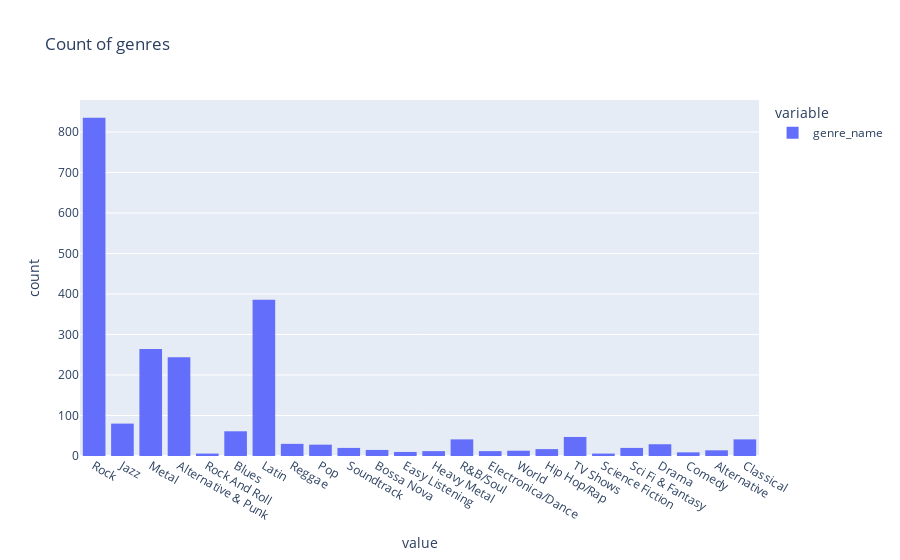

The notebook cell saved with this chart:
### Code cell
fig = px.histogram(df['genre_name'], title='Count of genres')
fig.show()

### Figure 1 — Plotly figure (JSON) as saved in the notebook; plotly's stock layout.template omitted (floating-point values rounded to 4 significant figures; data arrays with more than 128 entries replaced by an {"elided": "..."} marker saying what was removed)
{"data": [{"alignmentgroup": "True", "bingroup": "x", "hovertemplate": "variable=genre_name<br>value=%{x}<br>count=%{y}<extra></extra>", "legendgroup": "genre_name", "marker": {"color": "#636efa", "pattern": {"shape": ""}}, "name": "genre_name", "offsetgroup": "genre_name", "orientation": "v", "showlegend": true, "type": "histogram", "x": {"elided": "2240 str values"}, "xaxis": "x", "yaxis": "y"}], "layout": {"barmode": "relative", "legend": {"title": {"text": "variable"}, "tracegroupgap": 0}, "title": {"text": "Count of genres"}, "xaxis": {"anchor": "y", "domain": [0, 1], "title": {"text": "value"}}, "yaxis": {"anchor": "x", "domain": [0, 1], "title": {"text": "count"}}}}
